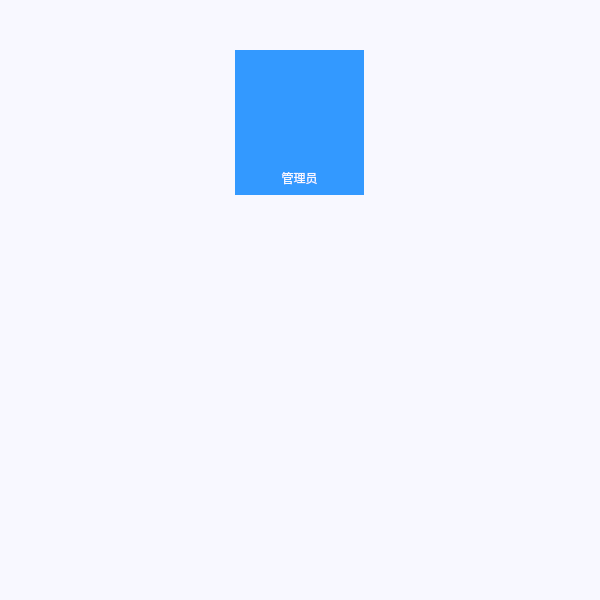
<?xml version="1.0" encoding="UTF-8"?>
<ui version="4.0">
 <class>PasswordPanel</class>
 <widget class="QDialog" name="PasswordPanel">
  <property name="geometry">
   <rect>
    <x>0</x>
    <y>0</y>
    <width>600</width>
    <height>600</height>
   </rect>
  </property>
  <property name="windowTitle">
   <string>Dialog</string>
  </property>
  <property name="styleSheet">
   <string notr="true">background-color: rgb(248, 248, 255);</string>
  </property>
  <widget class="QPushButton" name="pushButton_error">
   <property name="enabled">
    <bool>false</bool>
   </property>
   <property name="geometry">
    <rect>
     <x>236</x>
     <y>263</y>
     <width>127</width>
     <height>24</height>
    </rect>
   </property>
   <property name="text">
    <string/>
   </property>
   <property name="flat">
    <bool>true</bool>
   </property>
  </widget>
  <widget class="QPushButton" name="pushButton_password">
   <property name="enabled">
    <bool>false</bool>
   </property>
   <property name="geometry">
    <rect>
     <x>245</x>
     <y>224</y>
     <width>109</width>
     <height>19</height>
    </rect>
   </property>
   <property name="text">
    <string/>
   </property>
   <property name="flat">
    <bool>true</bool>
   </property>
  </widget>
  <widget class="QPushButton" name="pushButton_13">
   <property name="enabled">
    <bool>false</bool>
   </property>
   <property name="geometry">
    <rect>
     <x>235</x>
     <y>50</y>
     <width>129</width>
     <height>145</height>
    </rect>
   </property>
   <property name="focusPolicy">
    <enum>Qt::NoFocus</enum>
   </property>
   <property name="styleSheet">
    <string notr="true">border-style: solid;
background-color: rgb(51,153,255);</string>
   </property>
   <property name="text">
    <string/>
   </property>
   <property name="flat">
    <bool>true</bool>
   </property>
  </widget>
  <widget class="QPushButton" name="pushButton">
   <property name="enabled">
    <bool>false</bool>
   </property>
   <property name="geometry">
    <rect>
     <x>166</x>
     <y>309</y>
     <width>268</width>
     <height>234</height>
    </rect>
   </property>
   <property name="styleSheet">
    <string notr="true">border-image: url(:/re/num.png);</string>
   </property>
   <property name="text">
    <string/>
   </property>
   <property name="flat">
    <bool>true</bool>
   </property>
  </widget>
  <widget class="QPushButton" name="pushButton_37">
   <property name="geometry">
    <rect>
     <x>563</x>
     <y>0</y>
     <width>38</width>
     <height>38</height>
    </rect>
   </property>
   <property name="focusPolicy">
    <enum>Qt::NoFocus</enum>
   </property>
   <property name="styleSheet">
    <string notr="true">border-image: url(:/LCD_CS351/LCD_CS351/35_all/cha.bmp);</string>
   </property>
   <property name="text">
    <string/>
   </property>
   <property name="flat">
    <bool>true</bool>
   </property>
  </widget>
  <widget class="QPushButton" name="pushButton_8">
   <property name="enabled">
    <bool>true</bool>
   </property>
   <property name="geometry">
    <rect>
     <x>263</x>
     <y>429</y>
     <width>75</width>
     <height>46</height>
    </rect>
   </property>
   <property name="focusPolicy">
    <enum>Qt::NoFocus</enum>
   </property>
   <property name="styleSheet">
    <string notr="true">background : transparent;</string>
   </property>
   <property name="text">
    <string/>
   </property>
   <property name="flat">
    <bool>true</bool>
   </property>
  </widget>
  <widget class="QPushButton" name="pushButton_9">
   <property name="enabled">
    <bool>true</bool>
   </property>
   <property name="geometry">
    <rect>
     <x>343</x>
     <y>429</y>
     <width>75</width>
     <height>46</height>
    </rect>
   </property>
   <property name="focusPolicy">
    <enum>Qt::NoFocus</enum>
   </property>
   <property name="styleSheet">
    <string notr="true">background : transparent;</string>
   </property>
   <property name="text">
    <string/>
   </property>
   <property name="flat">
    <bool>true</bool>
   </property>
  </widget>
  <widget class="QPushButton" name="pushButton_2">
   <property name="geometry">
    <rect>
     <x>263</x>
     <y>327</y>
     <width>75</width>
     <height>46</height>
    </rect>
   </property>
   <property name="focusPolicy">
    <enum>Qt::NoFocus</enum>
   </property>
   <property name="styleSheet">
    <string notr="true">background : transparent;</string>
   </property>
   <property name="text">
    <string/>
   </property>
   <property name="flat">
    <bool>true</bool>
   </property>
  </widget>
  <widget class="QPushButton" name="pushButton_3">
   <property name="geometry">
    <rect>
     <x>343</x>
     <y>327</y>
     <width>75</width>
     <height>46</height>
    </rect>
   </property>
   <property name="focusPolicy">
    <enum>Qt::NoFocus</enum>
   </property>
   <property name="styleSheet">
    <string notr="true">background : transparent;</string>
   </property>
   <property name="text">
    <string/>
   </property>
   <property name="flat">
    <bool>true</bool>
   </property>
  </widget>
  <widget class="QPushButton" name="pushButton_6">
   <property name="enabled">
    <bool>true</bool>
   </property>
   <property name="geometry">
    <rect>
     <x>343</x>
     <y>378</y>
     <width>75</width>
     <height>46</height>
    </rect>
   </property>
   <property name="focusPolicy">
    <enum>Qt::NoFocus</enum>
   </property>
   <property name="styleSheet">
    <string notr="true">background : transparent;</string>
   </property>
   <property name="text">
    <string/>
   </property>
   <property name="flat">
    <bool>true</bool>
   </property>
  </widget>
  <widget class="QPushButton" name="pushButton_delete">
   <property name="enabled">
    <bool>true</bool>
   </property>
   <property name="geometry">
    <rect>
     <x>343</x>
     <y>480</y>
     <width>75</width>
     <height>46</height>
    </rect>
   </property>
   <property name="focusPolicy">
    <enum>Qt::NoFocus</enum>
   </property>
   <property name="styleSheet">
    <string notr="true">background : transparent;</string>
   </property>
   <property name="text">
    <string/>
   </property>
   <property name="flat">
    <bool>true</bool>
   </property>
  </widget>
  <widget class="QPushButton" name="pushButton_5">
   <property name="enabled">
    <bool>true</bool>
   </property>
   <property name="geometry">
    <rect>
     <x>263</x>
     <y>378</y>
     <width>75</width>
     <height>46</height>
    </rect>
   </property>
   <property name="focusPolicy">
    <enum>Qt::NoFocus</enum>
   </property>
   <property name="styleSheet">
    <string notr="true">background : transparent;</string>
   </property>
   <property name="text">
    <string/>
   </property>
   <property name="flat">
    <bool>true</bool>
   </property>
  </widget>
  <widget class="QPushButton" name="pushButton_4">
   <property name="enabled">
    <bool>true</bool>
   </property>
   <property name="geometry">
    <rect>
     <x>183</x>
     <y>378</y>
     <width>75</width>
     <height>46</height>
    </rect>
   </property>
   <property name="focusPolicy">
    <enum>Qt::NoFocus</enum>
   </property>
   <property name="styleSheet">
    <string notr="true">background : transparent;</string>
   </property>
   <property name="text">
    <string/>
   </property>
   <property name="flat">
    <bool>true</bool>
   </property>
  </widget>
  <widget class="QPushButton" name="pushButton_7">
   <property name="enabled">
    <bool>true</bool>
   </property>
   <property name="geometry">
    <rect>
     <x>183</x>
     <y>429</y>
     <width>75</width>
     <height>46</height>
    </rect>
   </property>
   <property name="focusPolicy">
    <enum>Qt::NoFocus</enum>
   </property>
   <property name="styleSheet">
    <string notr="true">background : transparent;</string>
   </property>
   <property name="text">
    <string/>
   </property>
   <property name="flat">
    <bool>true</bool>
   </property>
  </widget>
  <widget class="QPushButton" name="pushButton_1">
   <property name="enabled">
    <bool>true</bool>
   </property>
   <property name="geometry">
    <rect>
     <x>183</x>
     <y>327</y>
     <width>75</width>
     <height>46</height>
    </rect>
   </property>
   <property name="focusPolicy">
    <enum>Qt::NoFocus</enum>
   </property>
   <property name="styleSheet">
    <string notr="true">background : transparent;</string>
   </property>
   <property name="text">
    <string/>
   </property>
   <property name="flat">
    <bool>true</bool>
   </property>
  </widget>
  <widget class="QPushButton" name="pushButton_0">
   <property name="enabled">
    <bool>true</bool>
   </property>
   <property name="geometry">
    <rect>
     <x>263</x>
     <y>480</y>
     <width>75</width>
     <height>46</height>
    </rect>
   </property>
   <property name="focusPolicy">
    <enum>Qt::NoFocus</enum>
   </property>
   <property name="styleSheet">
    <string notr="true">background : transparent;</string>
   </property>
   <property name="text">
    <string/>
   </property>
   <property name="flat">
    <bool>true</bool>
   </property>
  </widget>
  <widget class="QLabel" name="label">
   <property name="geometry">
    <rect>
     <x>274</x>
     <y>170</y>
     <width>51</width>
     <height>16</height>
    </rect>
   </property>
   <property name="styleSheet">
    <string notr="true">font: 10pt &quot;黑体&quot;;
color: rgb(248, 248, 255);
background:transparent;</string>
   </property>
   <property name="text">
    <string>管理员</string>
   </property>
   <property name="alignment">
    <set>Qt::AlignCenter</set>
   </property>
  </widget>
  <widget class="QLabel" name="label_2">
   <property name="geometry">
    <rect>
     <x>259</x>
     <y>69</y>
     <width>81</width>
     <height>91</height>
    </rect>
   </property>
   <property name="styleSheet">
    <string notr="true">image: url(:/re/Administrator_white.png);
background-color: transparent</string>
   </property>
   <property name="text">
    <string/>
   </property>
  </widget>
 </widget>
 <resources/>
 <connections/>
</ui>
